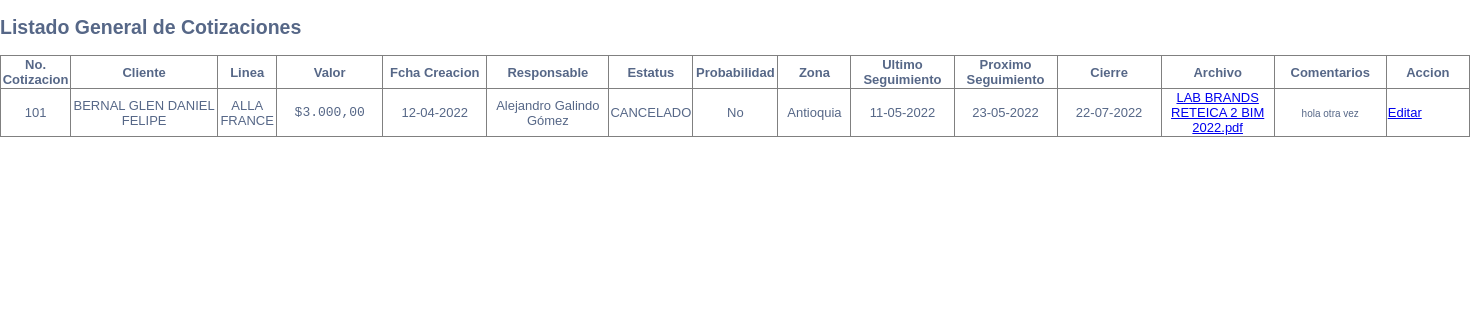
The app's page /subir/listar500.php with its own data.
### tables this page shows
CREATE TABLE IF NOT EXISTS `tbl_cotizacion` (
  `id_registro` int(11) NOT NULL AUTO_INCREMENT,
  `id_cotizacion` int(11) NOT NULL,
  `id_cliente` varchar(20) NOT NULL,
  `id_linea` int(11) NOT NULL,
  `valor` bigint(255) NOT NULL,
  `fecha_crea` date NOT NULL,
  `id_responsable` int(11) NOT NULL,
  `id_estatus` int(11) NOT NULL,
  `Probabilidad` varchar(11) NOT NULL,
  `id_zona` int(11) NOT NULL,
  `ultseg_fecha` date NOT NULL,
  `proxseg_fecha` date NOT NULL,
  `cierre_fecha` date NOT NULL,
  `archivo` varchar(255) NOT NULL,
  `id_usuario` int(11) NOT NULL,
  `comentarios` varchar(200) NOT NULL,
  `Supervisor` varchar(11) NOT NULL,
  PRIMARY KEY (`id_registro`)
);

CREATE TABLE IF NOT EXISTS `tbl_cliente` (
  `id_cliente` varchar(15) NOT NULL,
  `nombre_cliente` varchar(100) NOT NULL,
  PRIMARY KEY (`id_cliente`)
);

CREATE TABLE IF NOT EXISTS `tbl_linea` (
  `id_linea` int(11) NOT NULL,
  `nombre_linea` varchar(255) NOT NULL,
  PRIMARY KEY (`id_linea`)
);

CREATE TABLE IF NOT EXISTS `tbl_responsable` (
  `id_responsable` int(11) NOT NULL,
  `nombre_responsable` varchar(50) NOT NULL,
  `ini_responsable` varchar(11) NOT NULL,
  `Supervisor` varchar(11) NOT NULL,
  PRIMARY KEY (`id_responsable`)
);

CREATE TABLE IF NOT EXISTS `tbl_estatus` (
  `id_estatus` int(11) NOT NULL,
  `nombre_estatus` varchar(20) NOT NULL,
  PRIMARY KEY (`id_estatus`),
  KEY `id_estatus` (`id_estatus`),
  KEY `id_estatus_2` (`id_estatus`)
);

CREATE TABLE IF NOT EXISTS `tbl_zona` (
  `id_zona` int(11) NOT NULL,
  `nombre_zona` varchar(50) NOT NULL,
  PRIMARY KEY (`id_zona`)
);

### subir/config.inc.php (called while the page is built, shortened)
<?php
class Conect_MySql {
     var $obj = array ( "dbname"	=>	"ingresar",
                       "dbuser"		=>	"admin"		,
                       "dbpwd"		=>	"Q!w2e3r4t5"		,
                       "dbhost"		=>	"localhost"	);
     var $db_connect_id = "";
    private function connect(){
		$this->db_connect_id = mysqli_connect($this->obj['dbhost'],$this->obj['dbuser'],$this->obj['dbpwd'],$this->obj['dbname']);
  }
function execute($query) {
        $this->q_id = mysqli_query($this->db_connect_id,$query);
	return $this->q_id;
    }
  public function fetch_row($q_id = "") {
        $result = mysqli_fetch_array($q_id);
        return $result;
    }
}
?>

### subir/listar500.php (the view, shortened to what this page needs)
<!DOCTYPE html>
<html>
	    <head>
    </head>
<link rel="stylesheet" type="text/css" href="css/style.css">
<body>
    <div class="container">
        <div class="table-wrapper">
            <div class="table-title">
			                <div class="row">
                    <div class="col-sm-4">
						<h2>Listado General de Cotizaciones</h2>
					</div>
                </div>
            </div>
		<table width="1470" border='1' style="border-collapse: collapse" >
  <tbody>
  	   <thead>
			<tr>
                <th width="67" scope="col">No. Cotizacion</th>
                <th width="144" scope="col">Cliente</th>
                <th width="56" scope="col">Linea</th>
                <th width="103" scope="col">Valor</th>
                <th width="101" scope="col">Fcha Creacion</th>
                <th width="119" scope="col">Responsable</th>
                <th width="66" scope="col">Estatus</th>
                <th width="82" scope="col">Probabilidad</th>
                <th width="70" scope="col">Zona</th>
                <th width="100" scope="col">Ultimo Seguimiento</th>
                <th width="100" scope="col">Proximo Seguimiento</th>
                <th width="101" scope="col">Cierre</th>
                <th width="110" scope="col">Archivo</th>
                <th width="109" scope="col">Comentarios</th>
				<th width="80" scope="col">Accion</th>
            </tr>
		</thead>
        <?php
        include 'config.inc.php';
        $db=new Conect_MySql();
			$sql = "SELECT id_cotizacion, tbl_cliente.nombre_cliente, tbl_linea.nombre_linea, valor, fecha_crea, tbl_responsable.nombre_responsable, tbl_estatus.nombre_estatus, probabilidad, tbl_zona.nombre_zona, ultseg_fecha, proxseg_fecha, cierre_fecha,archivo,comentarios FROM tbl_cotizacion INNER JOIN tbl_cliente ON tbl_cotizacion.id_cliente = tbl_cliente.id_cliente INNER JOIN tbl_responsable ON tbl_cotizacion.id_responsable = tbl_responsable.id_responsable INNER JOIN tbl_estatus ON tbl_cotizacion.id_estatus = tbl_estatus.id_estatus INNER JOIN tbl_zona ON tbl_cotizacion.id_zona = tbl_zona.id_zona INNER JOIN tbl_linea ON tbl_cotizacion.id_linea = tbl_linea.id_linea WHERE valor >= 500 order by fecha_crea desc;";
            $query = $db->execute($sql);
            while($datos=$db->fetch_row($query)){?>
			<tr>
                <td align="center" valign="middle" scope="row" data-label="No. Cotizacion"><?php echo $datos['id_cotizacion']; ?></td>
                <td align="center" valign="middle"><?php echo $datos['nombre_cliente']; ?></td>
				<td align="center" valign="middle"><?php echo $datos['nombre_linea']; ?></td>
				<td align="center" valign="middle"><pre>$<?php echo number_format ($datos ['valor'],2,',','.'); ?></pre></td>
				<td align="center" valign="middle"><?php echo date("d-m-Y", strtotime($datos["fecha_crea"])); ?></td>
				<td align="center" valign="middle"><?php echo $datos['nombre_responsable']; ?></td>
				<td align="center" valign="middle"><?php echo $datos['nombre_estatus']; ?></td>
				<td align="center" valign="middle"><?php echo $datos['probabilidad']; ?></td>
				<td align="center" valign="middle"><?php echo $datos['nombre_zona']; ?></td>
				<td align="center" valign="middle"><?php echo date("d-m-Y", strtotime($datos["ultseg_fecha"])); ?></td>
				<td align="center" valign="middle"><?php echo date("d-m-Y", strtotime($datos["proxseg_fecha"])); ?></td>
				<td align="center" valign="middle"><?php echo date("d-m-Y", strtotime($datos["cierre_fecha"])); ?></td>
                <td align="center" valign="middle"><a href="archivo_r.php?id=<?php echo $datos['id_cotizacion']?>"><?php echo $datos['archivo']; ?></a></td>
				<td align="center" valign="middle"><font size="1px"><?php echo $datos['comentarios']; ?></td>
               	<td><a  class="myButton" title="Aquí para nuevas modificaciones" href="editar_r.php?id=<?php echo $datos['id_cotizacion']?>">Editar</a>
              </tr>
		</tbody>
          <?php  } ?>
        </table>
</body>
</html>

### subir/css/style.css (style rules this page uses)
body, div { margin:0; padding:0; }
body { background:#AAA; }

### subir/listar500.php (style rules this page uses)
body { color: #566787; background: #ffffff; font-family: 'Varela Round', sans-serif; font-size: 13px; }

### records on screen
tbl_cotizacion: id_cotizacion "101", id_cliente.nombre_cliente "BERNAL GLEN DANIEL FELIPE", id_linea.nombre_linea "ALLA FRANCE", valor "3.000,00", fecha_crea "12-04-2022", id_responsable.nombre_responsable "Alejandro Galindo Gómez", id_estatus.nombre_estatus "CANCELADO", Probabilidad "No", id_zona.nombre_zona "Antioquia", ultseg_fecha "11-05-2022", proxseg_fecha "23-05-2022", cierre_fecha "22-07-2022", archivo "LAB BRANDS RETEICA 2 BIM 2022.pdf", comentarios "hola otra vez"
